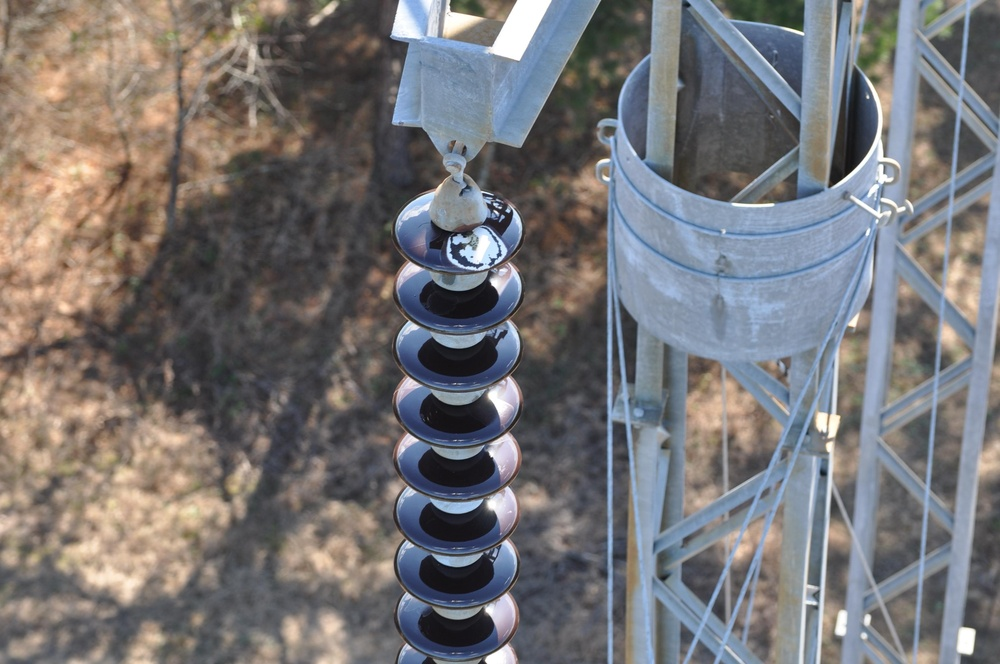
#> input picture training/datasets/staging/upload_batch_20260415_140801_b1fd85b1/payload/standalone_busbar_e2e/images/e2e_002.jpg, 1000 x 664 px, shrunk from 3216 x 2136 before the run; its folder holds only this picture in this run
$ python -i gabor_texture.py   (imports and definitions only)   (older library calls are emulated)
#> lines starting #> are read from the running program, lines starting #| are printed output that depends on the picture
"""
Gabor纹理分析模块
输变电激光星芒破夜绘明监测平台

功能:
- 表面纹理特征提取
- 锈蚀/腐蚀检测
- 渗漏油痕迹识别
- 涂层剥落检测
- 异常纹理定位

技术实现:
- Gabor滤波器组
- 多尺度多方向分析
- 纹理特征向量提取
- 异常检测和定位
"""

from __future__ import annotations
import logging
from dataclasses import dataclass, field
from enum import Enum
from typing import Any, Dict, List, Optional, Tuple
import numpy as np

logger = logging.getLogger(__name__)

# 尝试导入OpenCV
try:
    import cv2
    CV2_AVAILABLE = True
except ImportError:
    CV2_AVAILABLE = False
    cv2 = None


class TextureAnomalyType(Enum):
    """纹理异常类型"""
    RUST = "rust"                       # 锈蚀
    CORROSION = "corrosion"             # 腐蚀
    OIL_STAIN = "oil_stain"             # 油污
    PAINT_PEELING = "paint_peeling"     # 涂层剥落
    CRACK = "crack"                     # 裂纹
    SCRATCH = "scratch"                 # 划痕
    DEFORMATION = "deformation"         # 变形
    CONTAMINATION = "contamination"     # 污染
    NORMAL = "normal"                   # 正常


@dataclass
class GaborFilterConfig:
    """Gabor滤波器配置"""
    # 尺度配置 (波长)
    wavelengths: List[float] = field(default_factory=lambda: [4.0, 8.0, 16.0, 32.0])

    # 方向配置 (角度数)
    num_orientations: int = 8

    # 其他参数
    sigma_ratio: float = 0.5    # sigma = wavelength * sigma_ratio
    gamma: float = 0.5          # 空间纵横比
    psi: float = 0.0            # 相位偏移


@dataclass
class TextureFeature:
    """纹理特征"""
    region_bbox: Dict[str, float]       # 区域边界框
    feature_vector: np.ndarray          # 特征向量
    mean_response: float                # 平均响应
    max_response: float                 # 最大响应
    energy: float                       # 能量
    entropy: float                      # 熵
    dominant_orientation: float         # 主方向 (度)
    dominant_scale: float               # 主尺度
    uniformity: float                   # 均匀性
    metadata: Dict[str, Any] = field(default_factory=dict)


@dataclass
class TextureAnomaly:
    """纹理异常"""
    anomaly_type: TextureAnomalyType
    bbox: Dict[str, float]
    confidence: float
    severity: float                     # 严重程度 [0, 1]
    feature: TextureFeature
    description: str = ""
    metadata: Dict[str, Any] = field(default_factory=dict)


@dataclass
class TextureAnalysisResult:
    """纹理分析结果"""
    anomalies: List[TextureAnomaly]
    global_features: TextureFeature
    response_maps: Optional[Dict[str, np.ndarray]] = None  # 响应图
    processing_time_ms: float = 0.0
    metadata: Dict[str, Any] = field(default_factory=dict)


class GaborFilterBank:
    """
    Gabor滤波器组

    生成多尺度多方向的Gabor滤波器
    """

    def __init__(self, config: GaborFilterConfig):
        self.config = config
        self._filters: List[Tuple[np.ndarray, Dict]] = []
        self._build_filters()

    def _build_filters(self):
        """构建滤波器组"""
        if not CV2_AVAILABLE:
            logger.warning("OpenCV不可用，Gabor滤波器将使用简化实现")
            return

        self._filters = []

        for wavelength in self.config.wavelengths:
            sigma = wavelength * self.config.sigma_ratio

            for i in range(self.config.num_orientations):
                theta = i * np.pi / self.config.num_orientations

                # 计算核大小
                kernel_size = int(6 * sigma) | 1  # 确保为奇数

                # 创建Gabor核
                kernel = cv2.getGaborKernel(
                    ksize=(kernel_size, kernel_size),
                    sigma=sigma,
                    theta=theta,
                    lambd=wavelength,
                    gamma=self.config.gamma,
                    psi=self.config.psi,
                    ktype=cv2.CV_32F
                )

                # 归一化
                kernel = kernel / np.sum(np.abs(kernel))

                self._filters.append((kernel, {
                    "wavelength": wavelength,
                    "orientation": theta * 180 / np.pi,
                    "sigma": sigma
                }))

        logger.info(f"[GaborFilterBank] 构建了 {len(self._filters)} 个滤波器")

    def filter(self, image: np.ndarray) -> List[Tuple[np.ndarray, Dict]]:
        """
        应用滤波器组

        Args:
            image: 输入图像 (灰度)

        Returns:
            滤波响应列表 [(response, params), ...]
        """
        if not CV2_AVAILABLE:
            return self._filter_simple(image)

        if len(image.shape) == 3:
            gray = cv2.cvtColor(image, cv2.COLOR_BGR2GRAY)
        else:
            gray = image

        responses = []
        for kernel, params in self._filters:
            response = cv2.filter2D(gray, cv2.CV_32F, kernel)
            responses.append((response, params))

        return responses

    # [50 lines left out: functions _filter_simple, _simple_gabor_response, not called in this run]


class GaborTextureAnalyzer:
    """
    Gabor纹理分析器

    用于检测表面纹理异常，如锈蚀、油污、涂层剥落等
    """

    # 异常检测阈值
    ANOMALY_THRESHOLDS = {
        TextureAnomalyType.RUST: {"energy_min": 0.3, "entropy_max": 4.0},
        TextureAnomalyType.OIL_STAIN: {"uniformity_min": 0.2, "energy_max": 0.5},
        TextureAnomalyType.PAINT_PEELING: {"entropy_min": 3.0, "uniformity_max": 0.3},
        TextureAnomalyType.CRACK: {"orientation_variance_min": 0.5},
    }

    # 颜色特征范围 (HSV)
    COLOR_RANGES = {
        TextureAnomalyType.RUST: {"h_range": (0, 30), "s_min": 50},
        TextureAnomalyType.OIL_STAIN: {"v_max": 80, "s_min": 20},
    }

    def __init__(
        self,
        filter_config: Optional[GaborFilterConfig] = None,
        analysis_window_size: int = 64,
        window_stride: int = 32
    ):
        self.filter_config = filter_config or GaborFilterConfig()
        self.window_size = analysis_window_size
        self.window_stride = window_stride

        # 初始化滤波器组
        self.filter_bank = GaborFilterBank(self.filter_config)

    def analyze(
        self,
        image: np.ndarray,
        roi_mask: Optional[np.ndarray] = None,
        return_response_maps: bool = False
    ) -> TextureAnalysisResult:
        """
        执行纹理分析

        Args:
            image: 输入图像 (BGR)
            roi_mask: ROI掩码
            return_response_maps: 是否返回响应图

        Returns:
            纹理分析结果
        """
        import time
        start_time = time.perf_counter()

        h, w = image.shape[:2]

        # 应用Gabor滤波器
        responses = self.filter_bank.filter(image)

        # 计算全局特征
        global_features = self._compute_global_features(responses, (h, w))

        # 滑动窗口分析
        anomalies = self._analyze_windows(image, responses, roi_mask)

        # 合并相邻异常
        anomalies = self._merge_anomalies(anomalies)

        # 准备响应图
        response_maps = None
        if return_response_maps:
            response_maps = self._prepare_response_maps(responses)

        processing_time = (time.perf_counter() - start_time) * 1000

        return TextureAnalysisResult(
            anomalies=anomalies,
            global_features=global_features,
            response_maps=response_maps,
            processing_time_ms=processing_time
        )

    def _compute_global_features(
        self,
        responses: List[Tuple[np.ndarray, Dict]],
        image_size: Tuple[int, int]
    ) -> TextureFeature:
        """计算全局纹理特征"""
        h, w = image_size

        # 聚合所有响应
        all_responses = np.stack([r[0] for r in responses], axis=0)

        # 计算特征
        mean_response = float(np.mean(all_responses))
        max_response = float(np.max(all_responses))
        energy = float(np.mean(all_responses ** 2))

        # 熵计算
        hist, _ = np.histogram(all_responses.flatten(), bins=256, range=(0, all_responses.max() + 1e-6))
        hist = hist / (hist.sum() + 1e-8)
        entropy = float(-np.sum(hist * np.log2(hist + 1e-8)))

        # 主方向和主尺度
        max_idx = np.unravel_index(np.argmax(np.mean(all_responses, axis=(1, 2))), all_responses.shape[:1])
        dominant_response = responses[max_idx[0]]
        dominant_orientation = dominant_response[1].get("orientation", 0)
        dominant_scale = dominant_response[1].get("wavelength", 8)

        # 均匀性
        uniformity = 1.0 - np.std(all_responses) / (np.mean(all_responses) + 1e-8)
        uniformity = float(np.clip(uniformity, 0, 1))

        # 特征向量
        feature_vector = np.array([
            mean_response, max_response, energy, entropy,
            dominant_orientation, dominant_scale, uniformity
        ])

        return TextureFeature(
            region_bbox={"x": 0, "y": 0, "width": 1, "height": 1},
            feature_vector=feature_vector,
            mean_response=mean_response,
            max_response=max_response,
            energy=energy,
            entropy=entropy,
            dominant_orientation=dominant_orientation,
            dominant_scale=dominant_scale,
            uniformity=uniformity
        )

    def _analyze_windows(
        self,
        image: np.ndarray,
        responses: List[Tuple[np.ndarray, Dict]],
        roi_mask: Optional[np.ndarray]
    ) -> List[TextureAnomaly]:
        """滑动窗口分析"""
        h, w = image.shape[:2]
        anomalies = []

        for y in range(0, h - self.window_size, self.window_stride):
            for x in range(0, w - self.window_size, self.window_stride):
                # 检查ROI
                if roi_mask is not None:
                    window_mask = roi_mask[y:y+self.window_size, x:x+self.window_size]
                    if np.mean(window_mask) < 0.5:
                        continue

                # 提取窗口特征
                window_feature = self._compute_window_features(
                    responses, x, y, self.window_size
                )

                # 提取颜色特征
                window_image = image[y:y+self.window_size, x:x+self.window_size]
                color_features = self._extract_color_features(window_image)

                # 检测异常
                anomaly = self._detect_anomaly(
                    window_feature, color_features,
                    x / w, y / h,
                    self.window_size / w, self.window_size / h
                )

                if anomaly is not None:
                    anomalies.append(anomaly)

        return anomalies

    def _compute_window_features(
        self,
        responses: List[Tuple[np.ndarray, Dict]],
        x: int, y: int, size: int
    ) -> TextureFeature:
        """计算窗口纹理特征"""
        window_responses = []
        for response, params in responses:
            window = response[y:y+size, x:x+size]
            window_responses.append(window)

        all_responses = np.stack(window_responses, axis=0)

        mean_response = float(np.mean(all_responses))
        max_response = float(np.max(all_responses))
        energy = float(np.mean(all_responses ** 2))

        # 简化熵计算
        std_val = np.std(all_responses)
        entropy = float(np.log2(std_val + 1e-8) + 1) if std_val > 0 else 0

        # 均匀性
        uniformity = 1.0 - std_val / (mean_response + 1e-8)
        uniformity = float(np.clip(uniformity, 0, 1))

        # 主方向
        response_means = [np.mean(w) for w in window_responses]
        max_idx = np.argmax(response_means)
        dominant_orientation = responses[max_idx][1].get("orientation", 0)
        dominant_scale = responses[max_idx][1].get("wavelength", 8)

        feature_vector = np.array([
            mean_response, max_response, energy, entropy,
            dominant_orientation, dominant_scale, uniformity
        ])

        return TextureFeature(
            region_bbox={"x": 0, "y": 0, "width": 1, "height": 1},
            feature_vector=feature_vector,
            mean_response=mean_response,
            max_response=max_response,
            energy=energy,
            entropy=entropy,
            dominant_orientation=dominant_orientation,
            dominant_scale=dominant_scale,
            uniformity=uniformity
        )

    def _extract_color_features(self, image: np.ndarray) -> Dict[str, float]:
        """提取颜色特征"""
        if not CV2_AVAILABLE or len(image.shape) != 3:
            return {"h_mean": 0, "s_mean": 0, "v_mean": 128}

        hsv = cv2.cvtColor(image, cv2.COLOR_BGR2HSV)
        h, s, v = cv2.split(hsv)

        return {
            "h_mean": float(np.mean(h)),
            "h_std": float(np.std(h)),
            "s_mean": float(np.mean(s)),
            "s_std": float(np.std(s)),
            "v_mean": float(np.mean(v)),
            "v_std": float(np.std(v))
        }

    def _detect_anomaly(
        self,
        feature: TextureFeature,
        color_features: Dict[str, float],
        x: float, y: float, w: float, h: float
    ) -> Optional[TextureAnomaly]:
        """检测异常"""
        detected_type = TextureAnomalyType.NORMAL
        confidence = 0.0
        severity = 0.0

        # 锈蚀检测
        if (feature.energy > 0.3 and
            color_features.get("h_mean", 0) < 30 and
            color_features.get("s_mean", 0) > 50):
            detected_type = TextureAnomalyType.RUST
            confidence = min(0.9, 0.5 + feature.energy)
            severity = min(1.0, feature.energy * 2)

        # 油污检测
        elif (feature.uniformity > 0.6 and
              color_features.get("v_mean", 128) < 80):
            detected_type = TextureAnomalyType.OIL_STAIN
            confidence = min(0.85, 0.4 + feature.uniformity)
            severity = min(1.0, (1 - feature.uniformity) * 2)

        # 涂层剥落检测
        elif feature.entropy > 3.5 and feature.uniformity < 0.3:
            detected_type = TextureAnomalyType.PAINT_PEELING
            confidence = min(0.8, 0.3 + feature.entropy / 10)
            severity = min(1.0, feature.entropy / 5)

        # 裂纹检测 (高能量、特定方向)
        elif feature.energy > 0.4 and feature.max_response > 0.6:
            detected_type = TextureAnomalyType.CRACK
            confidence = min(0.75, 0.3 + feature.max_response)
            severity = min(1.0, feature.max_response)

        if detected_type != TextureAnomalyType.NORMAL and confidence > 0.5:
            return TextureAnomaly(
                anomaly_type=detected_type,
                bbox={"x": x, "y": y, "width": w, "height": h},
                confidence=confidence,
                severity=severity,
                feature=feature,
                description=f"检测到{detected_type.value}异常",
                metadata={
                    "color_features": color_features
                }
            )

        return None

    def _merge_anomalies(
        self,
        anomalies: List[TextureAnomaly],
        iou_threshold: float = 0.5
    ) -> List[TextureAnomaly]:
        """合并相邻异常"""
        if len(anomalies) <= 1:
            return anomalies

        # 按类型分组
        by_type: Dict[TextureAnomalyType, List[TextureAnomaly]] = {}
        for anomaly in anomalies:
            if anomaly.anomaly_type not in by_type:
                by_type[anomaly.anomaly_type] = []
            by_type[anomaly.anomaly_type].append(anomaly)

        merged = []
        for anomaly_type, type_anomalies in by_type.items():
            # NMS式合并
            type_anomalies = sorted(type_anomalies, key=lambda a: a.confidence, reverse=True)

            keep = []
            while type_anomalies:
                best = type_anomalies.pop(0)
                keep.append(best)

                type_anomalies = [
                    a for a in type_anomalies
                    if self._compute_iou(best.bbox, a.bbox) < iou_threshold
                ]

            merged.extend(keep)

        return merged

    def _compute_iou(self, box1: Dict, box2: Dict) -> float:
        """计算IoU"""
        x1 = max(box1["x"], box2["x"])
        y1 = max(box1["y"], box2["y"])
        x2 = min(box1["x"] + box1["width"], box2["x"] + box2["width"])
        y2 = min(box1["y"] + box1["height"], box2["y"] + box2["height"])

        inter = max(0, x2 - x1) * max(0, y2 - y1)
        area1 = box1["width"] * box1["height"]
        area2 = box2["width"] * box2["height"]
        union = area1 + area2 - inter

        return inter / (union + 1e-8)

    # [53 lines left out: functions _prepare_response_maps, analyze_defect_region, not called in this run]


# =============================================================================
# 导出
# =============================================================================

__all__ = [
    "TextureAnomalyType",
    "GaborFilterConfig",
    "TextureFeature",
    "TextureAnomaly",
    "TextureAnalysisResult",
    "GaborFilterBank",
    "GaborTextureAnalyzer"
]

>>> import cv2
>>> picture = cv2.imread('../../training/datasets/staging/upload_batch_20260415_140801_b1fd85b1/payload/standalone_busbar_e2e/images/e2e_002.jpg')
#> picture is the input picture: shape (664, 1000, 3); mean B, G, R 117.5, 116.3, 118.4
>>> result = GaborTextureAnalyzer().analyze(picture)
#> in filter, `gray = cv2.cvtColor(image, cv2.COLOR_BGR2GRAY)`:
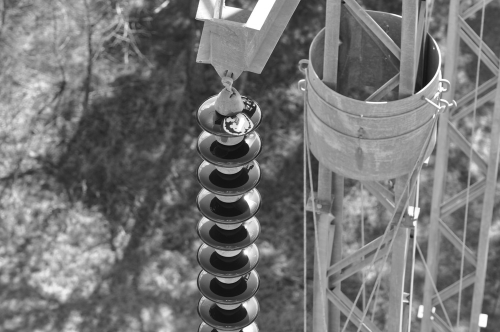
#> gray: shape (664, 1000) (shown at 1/2 size); min 10, max 255, mean 117
#> the loop in filter, `for kernel, params in self._filters:` made 32 passes
#> pass 1, in filter, `response = cv2.filter2D(gray, cv2.CV_32F, kernel)`:
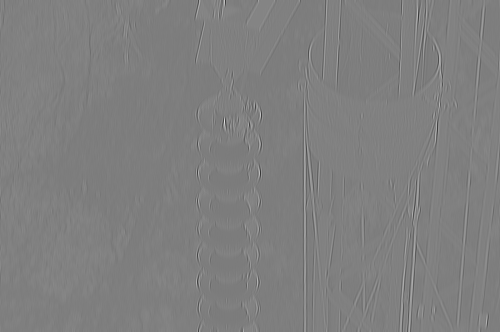
#> response: shape (664, 1000) float32 (shown at 1/2 size); min -47.16, max 50.39, mean 1.7; drawn with min black and max white
#> after the loop in filter, `for kernel, params in self._filters:`: responses = 32 items
#> in _compute_global_features, `mean_response = float(np.mean(all_responses))`: mean_response = 1.69
#> in _compute_global_features, `max_response = float(np.max(all_responses))`: max_response = 58.95
#> in _compute_global_features, `energy = float(np.mean(all_responses ** 2))`: energy = 14.37
#> in _compute_global_features, `hist, _ = np.histogram(all_responses.flatten(), bins=256, range=(0, al..`: hist = 256 values, max 1182906 at index 6, min 0 at index 227, mean 67675.5
#> in _compute_global_features, `hist = hist / (hist.sum() + 1e-8)`: hist = 256 values, max 0.0683 at index 6, min 0 at index 227, mean 0.00391
#> in _compute_global_features, `entropy = float(-np.sum(hist * np.log2(hist + 1e-8)))`: entropy = 4.87
#> in _compute_global_features, `max_idx = np.unravel_index(np.argmax(np.mean(all_responses, axis=(1, 2..`: max_idx = (30,)
#> in _compute_global_features, `dominant_orientation = dominant_response[1].get("orientation", 0)`: dominant_orientation = 135
#> in _compute_global_features, `dominant_scale = dominant_response[1].get("wavelength", 8)`: dominant_scale = 32
#> in _compute_global_features, `uniformity = 1.0 - np.std(all_responses) / (np.mean(all_responses) + 1..`: uniformity = -1.01
#> in _compute_global_features, `uniformity = float(np.clip(uniformity, 0, 1))`: uniformity = 0
#> in _compute_global_features, `feature_vector = np.array([ mean_response, max_response, energy, entro..`: feature_vector = [1.69, 58.95, 14.37, 4.87, 135, 32, 0]
#> the loop in _analyze_windows, `for y in range(0, h - self.window_size, self.window_stride):` made 19 passes
#> pass 1, in _extract_color_features, `h, s, v = cv2.split(hsv)`:
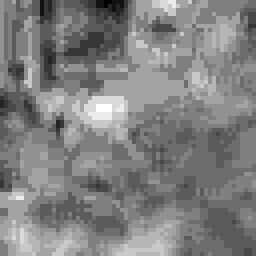
#> h: shape (64, 64) (shown 4 times larger); min 8, max 22, mean 15.1; drawn with min black and max white
#> pass 1, in _extract_color_features, `h, s, v = cv2.split(hsv)`:
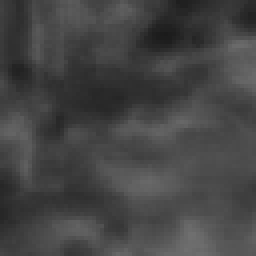
#> s: shape (64, 64) (shown 4 times larger); min 27, max 111, mean 68.6
#> pass 1, in _extract_color_features, `h, s, v = cv2.split(hsv)`:
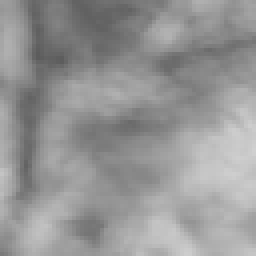
#> v: shape (64, 64) (shown 4 times larger); min 92, max 208, mean 149.8
#> after the loop in _analyze_windows, `for y in range(0, h - self.window_size, self.window_stride):`:
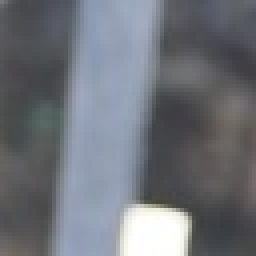
#> window_image: shape (64, 64, 3) (shown 4 times larger); mean B, G, R 121.2, 114.3, 110.8
#> the loop in _merge_anomalies, `for anomaly_type, type_anomalies in by_type.items():` made 3 passes
